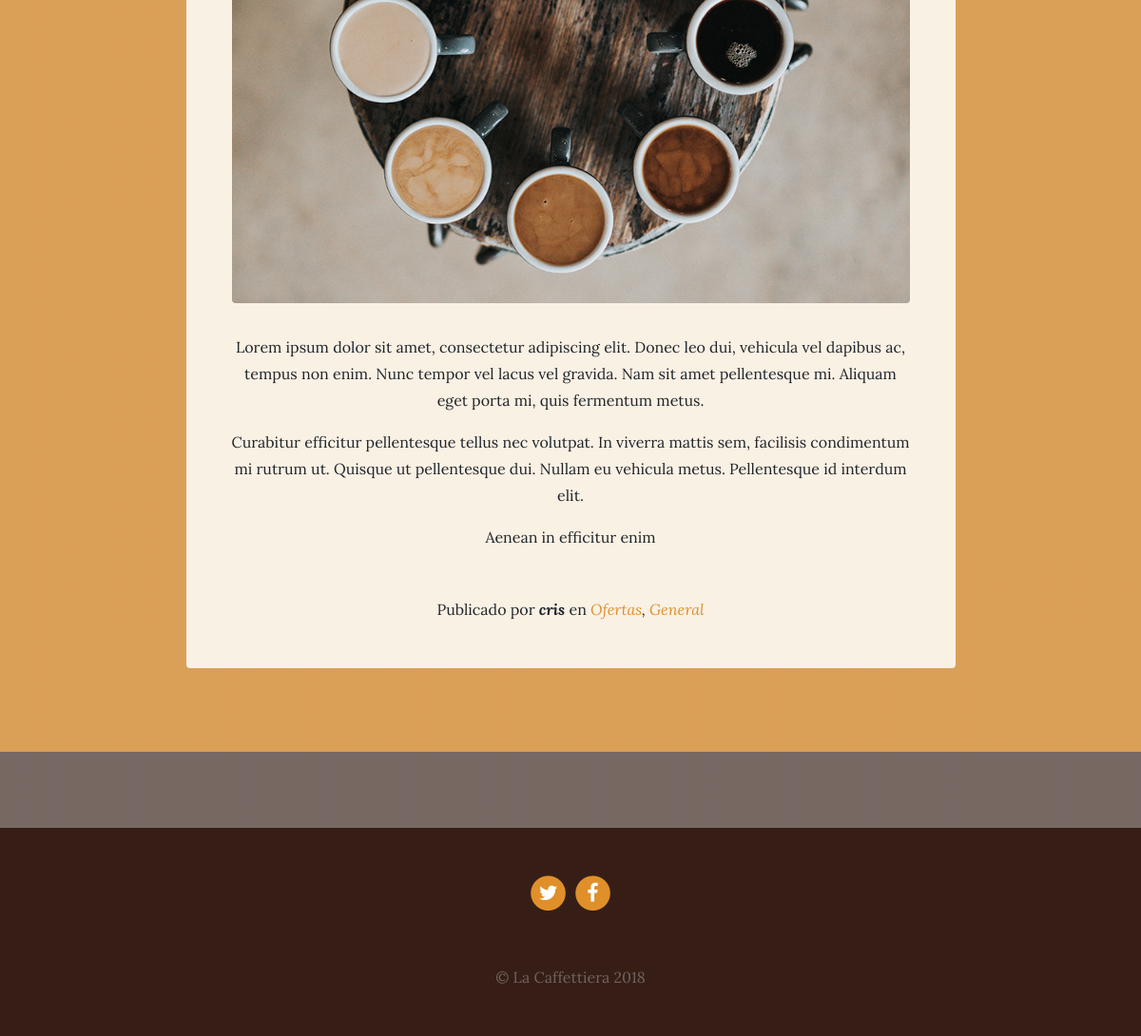
Page /blog/category/1/ (lower part) on the earlier database version.
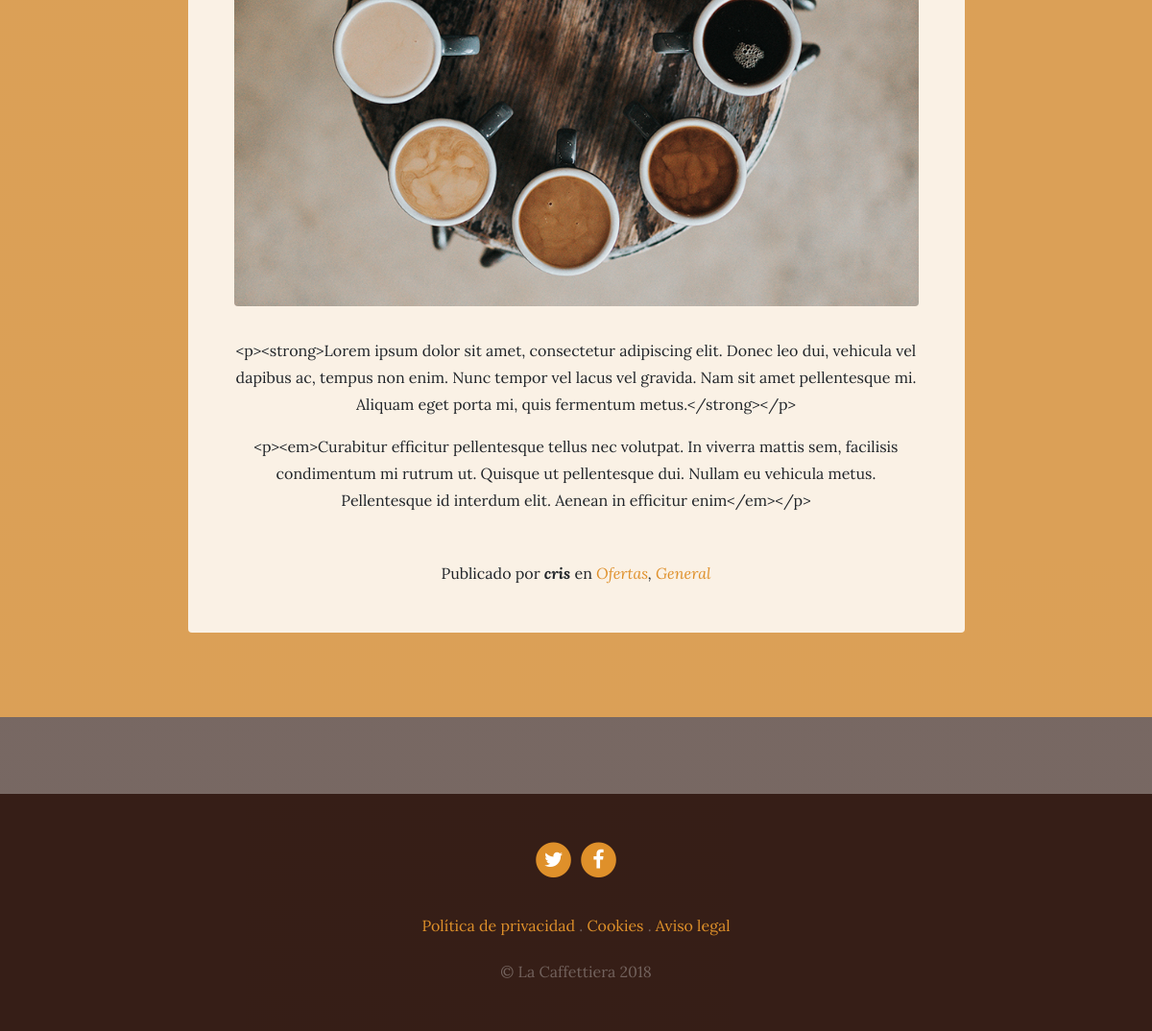
Same page on the later database version.
### blog/models.py (models this page shows, shortened)
class Post(models.Model):
    title = models.CharField(max_length=200,
        verbose_name="Título")
    content = RichTextField(
        verbose_name="Contenido")
    published = models.DateTimeField(default=now,
        verbose_name="Fecha de publicación")
    image = models.ImageField(upload_to="blog", null=True, blank=True,
        verbose_name="Imagen")
    author = models.ForeignKey(User, on_delete=models.CASCADE,
        verbose_name="Autor")
    categories = models.ManyToManyField(Category,
        verbose_name="Categorías", related_name="get_posts")
    created = models.DateTimeField(auto_now_add=True,
        verbose_name="Fecha de creación")
    updated = models.DateTimeField(auto_now=True,
        verbose_name="Fecha de edición")
    class Meta:
        verbose_name = "entrada"
        verbose_name_plural = "entradas"
        ordering = ['-created']

class Category(models.Model):
    name = models.CharField(max_length=100,
        verbose_name="Nombre")
    created = models.DateTimeField(auto_now_add=True,
        verbose_name="Fecha de creación")
    updated = models.DateTimeField(auto_now=True,
        verbose_name="Fecha de edición")
    class Meta:
        verbose_name = "categoría"
        verbose_name_plural = "categorías"
        ordering = ['-created']

### pages/models.py (models this page shows, shortened)
class Page(models.Model):
    title = models.CharField(
        verbose_name="Título", max_length=200)
    content = RichTextField(
        verbose_name="Contenido")
    order = models.SmallIntegerField(verbose_name="Orden",
        default=0)
    created = models.DateTimeField(auto_now_add=True,
        verbose_name="Fecha de creacion")
    updated = models.DateTimeField(auto_now=True,
        verbose_name="Fecha de edicion")
    class Meta:
        verbose_name = "página"
        verbose_name_plural = "páginas"
        ordering = ['order','title']

### blog/views.py (the view)
# urls.py: path('category/<int:category_id>/', views.category, name="category"),
def category(request, category_id):
    category = get_object_or_404(Category, id=category_id)
    return render(request, "blog/category.html",{'category':category, })

### pages/templatetags/pages_extras.py (called while the page is built)
@register.simple_tag
def get_pages_list():
    pages = Page.objects.all()
    return pages

### social/processors.py (called while the page is built)
def ctx_dict(request):
    ctx = {}
    links = Link.objects.all()
    for link in links:
        ctx[link.key] = link.url
    return ctx

### blog/templates/blog/category.html (shortened to what this page needs)
{% extends 'core/base.html' %}
{% load static %}
{% block content %}
  {% for post in category.get_posts.all %}
    <section class="page-section cta">
      <div class="container">
        <div class="row">
          <div class="col-xl-9 mx-auto">
            <div class="cta-innerv text-center rounded">
              <p class="mb-0">
                <img class="mx-auto d-flex rounded img-fluid mb-3 mb-lg-0" src="{{post.image.url}}" alt="">
              </p>
              <p class="mb-0 mbt">
                {{post.content|linebreaks}}
              </p>
              <p class="mb-0 mbt">
                <span class="section-heading-under">Publicado por <em><b>{{post.author}}</b></em> en
                  <em>
                    {% for category in post.categories.all %}
                      <a href="{% url 'category' category.id %}" class="link">{{category.name}}</a>{% if not forloop.last %},{% endif %}
                    {% endfor %}
                  </em>
                </span>
              </p>
            </div>
          </div>
        </div>
      </div>
    </section>
  {% endfor %}
{% endblock %}

### core/templates/core/base.html (shortened to what this page needs)
<!DOCTYPE html>
<html lang="es">
  <head>
    {% load static %}
    <link href="{% static 'core/vendor/bootstrap/css/bootstrap.min.css' %}" rel="stylesheet">
    <link href="{% static 'core/vendor/font-awesome/css/font-awesome.min.css' %}" rel="stylesheet" type="text/css">
    <link href="{% static 'core/css/business-casual.css' %}" rel="stylesheet">
  </head>
  <body>
    {% block content %} {% endblock %}
    <footer class="footer text-faded text-center py-5">
      <div class="container">
        <p class="m-0">
          {% if LINK_TWITTER %}
	        <a href="{{LINK_TWITTER}}" class="link">
	          <span class="fa-stack fa-lg">
	            <i class="fa fa-circle fa-stack-2x"></i>
	            <i class="fa fa-twitter fa-stack-1x fa-inverse"></i>
	          </span>
	        </a>
          {% endif %}
          {% if LINK_FACEBOOK %}
	        <a href="{{LINK_FACEBOOK}}" class="link">
	          <span class="fa-stack fa-lg">
	            <i class="fa fa-circle fa-stack-2x"></i>
	            <i class="fa fa-facebook fa-stack-1x fa-inverse"></i>
	          </span>
	        </a>
          {% endif %}
	    </p>
        <p class="m-0 mbt">
          {% load pages_extras %}
          {% get_pages_list as page_list %}
          {% for page in page_list %}
          <a href="{% url 'page' page.id page.title|slugify %}" class="link">{{page.title}}</a> {% if not forloop.last %}.{% endif %}
          {% endfor %}
		</p>
        <p class="m-0 mbt1">&copy; La Caffettiera 2018</p>
      </div>
	</footer>
  </body>
</html>

Differences in the rows shown:
changed Post "cris": content "Lorem ipsum dolor sit amet, consectetur adipiscing elit. Donec leo dui, vehicula vel dapibus ac, tempus non enim. Nunc tempor vel lacus vel gravida. Nam sit amet pellentesque mi. Aliquam eget porta mi, quis fermentum metus. Curabitur efficitur pellentesque tellus nec volutpat. In viverra mattis sem, facilisis condimentum mi rutrum ut. Quisque ut pellentesque dui. Nullam eu vehicula metus. Pellentesque id interdum elit. Aenean in efficitur enim" → "<p><strong>Lorem ipsum dolor sit amet, consectetur adipiscing elit. Donec leo dui, vehicula vel dapibus ac, tempus non enim. Nunc tempor vel lacus vel gravida. Nam sit amet pellentesque mi. Aliquam eget porta mi, quis fermentum metus.</strong></p> <p><em>Curabitur efficitur pellentesque tellus nec volutpat. In viverra mattis sem, facilisis condimentum mi rutrum ut. Quisque ut pellentesque dui. Nullam eu vehicula metus. Pellentesque id interdum elit. Aenean in efficitur enim</em></p>"
added Page: title "Política de privacidad"
added Page: title "Cookies"
added Page: title "Aviso legal"
